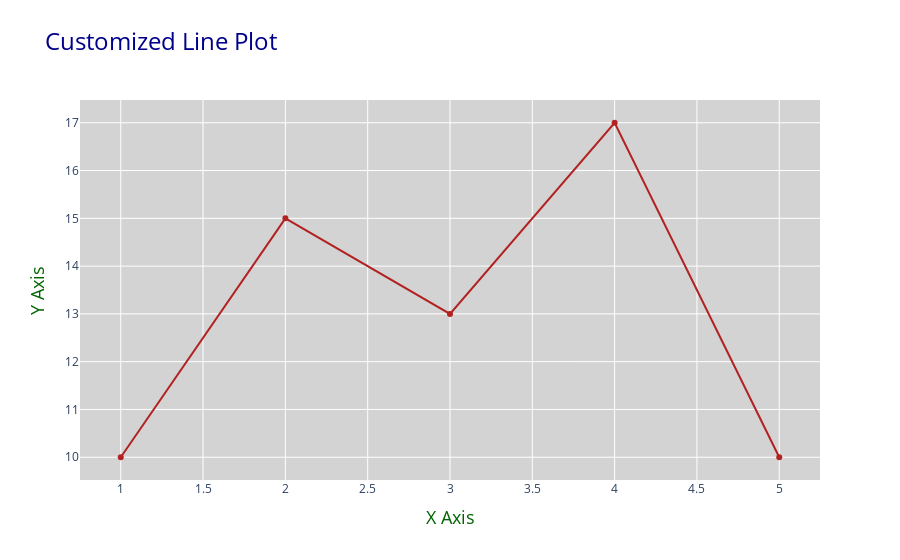

The notebook cell saved with this chart:
### Markdown cell above
# Customize Plot Appearance
Customize the appearance of the plot, including titles, labels, and colors.

### Code cell
# Customize Plot Appearance

# Create a basic line plot using Plotly
x = [1, 2, 3, 4, 5]
y = [10, 15, 13, 17, 10]

# Create a figure
fig = go.Figure()

# Add a trace
fig.add_trace(go.Scatter(x=x, y=y, mode='lines+markers', name='Line Plot', line=dict(color='firebrick', width=2)))

# Update layout with custom appearance
fig.update_layout(
    title='Customized Line Plot',
    xaxis_title='X Axis',
    yaxis_title='Y Axis',
    title_font=dict(size=24, color='darkblue'),
    xaxis=dict(title_font=dict(size=18, color='darkgreen')),
    yaxis=dict(title_font=dict(size=18, color='darkgreen')),
    plot_bgcolor='lightgrey'
)

# Show the plot
fig.show()

### Figure 1 — Plotly figure (JSON) as saved in the notebook; plotly's stock layout.template omitted (floating-point values rounded to 4 significant figures)
{"data": [{"line": {"color": "firebrick", "width": 2}, "mode": "lines+markers", "name": "Line Plot", "type": "scatter", "x": [1, 2, 3, 4, 5], "y": [10, 15, 13, 17, 10]}], "layout": {"plot_bgcolor": "lightgrey", "title": {"font": {"color": "darkblue", "size": 24}, "text": "Customized Line Plot"}, "xaxis": {"title": {"font": {"color": "darkgreen", "size": 18}, "text": "X Axis"}}, "yaxis": {"title": {"font": {"color": "darkgreen", "size": 18}, "text": "Y Axis"}}}}
